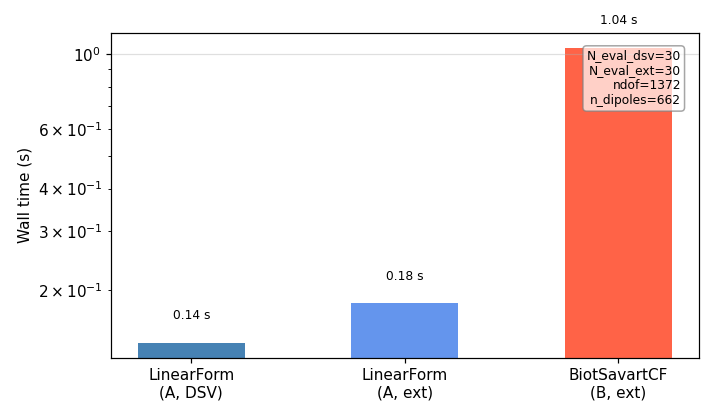

Write the Python code that produced this figure.
"""FMM Biot-Savart benchmark: ngsolve.bem.BiotSavartCF vs LinearForm matrix path.

Compares two methods for evaluating the B field of a designed stream-function
coil at exterior observation points (r > coil bounding sphere):

  (A) LinearForm assembly (current design-matrix path)
      A_matrix @ psi_f  -- the same kernel as _assemble_biot_savart in
      calc_streamfunction.py.  Integrates K = n x grad(psi) analytically
      via a LinearForm for each eval point.  Valid at ANY distance.

  (B) ngsolve.bem.BiotSavartCF -- multipole-accelerated path.
      The surface current K = n x grad(psi) is represented as short elemental
      wire dipoles (one per surface triangle, centroid +/- K hat * eps),
      loaded via BiotSavartCF.AddCurrent.  Valid for eval_pts OUTSIDE the
      expansion sphere that encloses the coil.

      NOTE on BiotSavartCF(order, kappa, center, rad) in NGSolve 6.2.2604:
        This is a SPHERICAL-HARMONIC MULTIPOLE EXPANSION.  Sources (AddCurrent
        segments) must lie INSIDE the sphere (center, rad).  Evaluation at
        points OUTSIDE rad is the valid regime -- inside rad the series diverges
        and returns nan.  For a coil of radius 0.15 m and half-length 0.25 m,
        the bounding sphere radius is ~0.29 m; with the 1.5x safety margin the
        expansion sphere radius is ~0.44 m.  Exterior eval points at r >= 0.60 m
        are safely outside.

      Both paths also include a DSV INTERIOR check (Path A only) to confirm
      the designed coil actually produces the target Gz field inside the DSV.

Workflow:
  1. Mesh generation in subprocess (validation_test/panels/fixtures/
     make_streamfunction_vol.py).
  2. Design via in-process import of calc_streamfunction._build_problem.
  3. Evaluation:
     (A) LinearForm @ psi at DSV interior pts and exterior shell pts.
     (B) BiotSavartCF elemental K-dipoles at exterior shell pts only.
  4. Accuracy + timing table, JSON + timing bar chart.

Writes:
    validation_test/stream_function/demos/demo_fmm_biot_savart.json
                                -- timing + accuracy results
    demo_fmm_biot_savart.png   -- timing bar chart
"""
import argparse
import json
import math
import os
import subprocess
import sys
import tempfile
import time
from pathlib import Path

from _validation_output import validation_output

import numpy as np

HERE = Path(__file__).resolve().parent
REPO = HERE.parents[1]
FIXTURE = REPO / "tests" / "panels" / "fixtures" / "make_streamfunction_vol.py"
CALC = REPO / "src" / "radia" / "panels" / "calc_streamfunction.py"

_MU0_4PI = 1.0e-7


# ---------------------------------------------------------------------------
# Subprocess helper for mesh generation
# ---------------------------------------------------------------------------

def _make_meshes(outdir):
    """Generate coil + eval .vol meshes via the canonical fixture (subprocess)."""
    env = os.environ.copy()
    env["PYTHONIOENCODING"] = "utf-8"
    r = subprocess.run([sys.executable, str(FIXTURE), str(outdir)],
                       capture_output=True, text=True, env=env, timeout=600)
    if r.returncode != 0:
        raise RuntimeError(f"mesh gen failed (rc={r.returncode}):\n{r.stderr[-600:]}")
    coil = os.path.join(outdir, "coil_cyl_surf.vol")
    eval_v = os.path.join(outdir, "eval_dsv.vol")
    if not (os.path.exists(coil) and os.path.exists(eval_v)):
        raise RuntimeError(f"mesh gen did not produce .vol files")
    return coil, eval_v


# ---------------------------------------------------------------------------
# Path A: LinearForm assembly @ psi_full
# ---------------------------------------------------------------------------

def _eval_matrix_path(coil_vol, psi_full, order, eval_pts):
    """Evaluate Bz at eval_pts via the LinearForm matrix path.

    Assembles one LinearForm row per eval point (the _assemble_biot_savart
    kernel) and computes A_row @ psi_full.  Returns (Bz, elapsed_s).

    This is the EXACT surface-current integral valid at ANY point.
    """
    from ngsolve import (Mesh, H1, specialcf, grad, LinearForm, ds,
                         sqrt as ng_sqrt, Cross, x as ng_x, y as ng_y,
                         z as ng_z, TaskManager)

    with TaskManager():
        coil = Mesh(coil_vol)
        fes = H1(coil, order=order, definedon=coil.Boundaries(".*"))
        n = specialcf.normal(3)
        ndof = fes.ndof
        v = fes.TestFunction()

        t0 = time.perf_counter()
        A_row = np.zeros((len(eval_pts), ndof))
        for i, p in enumerate(eval_pts):
            dxt = p[0] - ng_x
            dyt = p[1] - ng_y
            dzt = p[2] - ng_z
            r2 = dxt * dxt + dyt * dyt + dzt * dzt
            r3 = r2 * ng_sqrt(r2)
            Kv = Cross(n, grad(v).Trace())
            # Bz = (K x r)_z = Kx * dy - Ky * dx (with r pointing FROM source TO obs)
            # r = obs - src, Biot-Savart: dB = mu0/(4pi) K x r / r^3 dS
            cross_z = Kv[0] * dyt - Kv[1] * dxt
            Lf = LinearForm(fes)
            Lf += (_MU0_4PI / r3) * cross_z * ds
            Lf.Assemble()
            A_row[i, :] = Lf.vec.FV().NumPy()
        elapsed = time.perf_counter() - t0

    Bz = A_row @ psi_full
    return Bz, elapsed


# ---------------------------------------------------------------------------
# Path B: BiotSavartCF elemental K-dipoles
# ---------------------------------------------------------------------------

def _build_K_dipoles(coil_vol, psi_full, order):
    """Represent surface current K = n x grad(psi) as elemental wire dipoles.

    Each surface triangle -> one short filament at its centroid with length
    eps ~ sqrt(area) and current I = |K_avg| * area / (2 eps).  This is the
    standard wire-approximation of a surface current element used in the
    IH BEM Biot-Savart post-processor.  Returns list of (p1, p2, I) tuples
    where p1, p2 are numpy arrays.
    """
    from ngsolve import (Mesh, H1, specialcf, grad, GridFunction, Cross,
                         Integrate, CF, BND, HDivSurface, TaskManager)

    with TaskManager():
        coil = Mesh(coil_vol)
        fes = H1(coil, order=order, definedon=coil.Boundaries(".*"))
        n = specialcf.normal(3)

        # Recover psi GridFunction
        gfpsi = GridFunction(fes)
        gfpsi.vec.FV().NumPy()[:] = psi_full

        # Project K = n x grad(psi) onto HDivSurface (RT0 surface current)
        fesJ = HDivSurface(coil, order=0)
        gfJ = GridFunction(fesJ)
        gfJ.Set(Cross(n, grad(gfpsi).Trace()),
                definedon=coil.Boundaries(".*"), dual=True)

        # Per-element K averages and areas
        elem_A = Integrate(CF(1), coil, VOL_or_BND=BND, element_wise=True)
        elem_Jx = Integrate(gfJ[0], coil, VOL_or_BND=BND, element_wise=True)
        elem_Jy = Integrate(gfJ[1], coil, VOL_or_BND=BND, element_wise=True)
        elem_Jz = Integrate(gfJ[2], coil, VOL_or_BND=BND, element_wise=True)

    dipoles = []
    for el in coil.Elements(BND):
        area = abs(float(elem_A[el.nr]))
        if area < 1e-30:
            continue
        Jvec = np.array([float(elem_Jx[el.nr]),
                         float(elem_Jy[el.nr]),
                         float(elem_Jz[el.nr])]) / area
        J_mag = np.linalg.norm(Jvec)
        if J_mag < 1e-30:
            continue

        verts = [coil.vertices[v.nr].point for v in el.vertices]
        centroid = np.mean([(v[0], v[1], v[2]) for v in verts], axis=0)

        eps = math.sqrt(area) * 0.5
        J_hat = Jvec / J_mag
        p1 = centroid - eps * J_hat
        p2 = centroid + eps * J_hat
        I_fil = J_mag * area / (2.0 * eps)

        dipoles.append((p1, p2, I_fil))

    return dipoles


def _eval_bem_path(dipoles, eval_pts, order=8):
    """Evaluate Bz at eval_pts using ngsolve.bem.BiotSavartCF.

    Loads elemental K-dipoles as AddCurrent segments and evaluates via
    the spherical-harmonic multipole expansion.

    Returns (Bz, elapsed_s, expansion_rad).

    Valid ONLY for eval_pts with distance from expansion center > expansion_rad.
    Points inside return nan.
    """
    from ngsolve import Mesh, H1, GridFunction, TaskManager
    from ngsolve.bem import BiotSavartCF
    from ngsolve.bla import Vec3D
    from netgen.occ import Pnt, OCCGeometry, Sphere

    MU0 = 4.0e-7 * math.pi

    # Expansion sphere: enclose all dipole source points.
    all_pts = np.array([pt for (p1, p2, _) in dipoles for pt in (p1, p2)])
    center_xyz = all_pts.mean(axis=0)
    dists = np.linalg.norm(all_pts - center_xyz[np.newaxis, :], axis=1)
    # Standard safety margin: 1.5x the source bounding radius.
    rad = float(np.max(dists)) * 1.5 + 1e-6

    eval_arr = np.asarray(eval_pts, float)
    eval_dists = np.linalg.norm(eval_arr - center_xyz[np.newaxis, :], axis=1)
    n_inside = int(np.sum(eval_dists < rad))
    if n_inside > 0:
        print(f"    WARNING: {n_inside}/{len(eval_arr)} eval pts INSIDE "
              f"expansion sphere (rad={rad:.3f} m from center) -- nan expected.")

    t0 = time.perf_counter()
    bs = BiotSavartCF(order=order, kappa=1e-10,
                      center=Vec3D(*center_xyz.tolist()), rad=rad)
    for p1, p2, I in dipoles:
        bs.AddCurrent(Vec3D(*p1.tolist()), Vec3D(*p2.tolist()), complex(I))

    # BiotSavartCF returns H [A/m]; B = mu0 * H.
    # Evaluate via GridFunction.Set on a thin spherical shell mesh that
    # encloses the eval_pts.  Using a shell (not a filled box) reduces
    # the mesh size dramatically and avoids the slow 3D box meshing.
    eval_R = float(np.max(np.linalg.norm(eval_arr, axis=1))) * 1.05
    shell_outer = Sphere(Pnt(0, 0, 0), eval_R + 0.05)
    shell_inner = Sphere(Pnt(0, 0, 0), eval_R - 0.05)
    shell_geom = shell_outer - shell_inner

    with TaskManager():
        ng_shell = OCCGeometry(shell_geom).GenerateMesh(maxh=0.15)

    from ngsolve import Mesh as NGMesh, H1 as NGH1, GridFunction as NGGF
    shell_mesh = NGMesh(ng_shell)
    fes_sh = NGH1(shell_mesh, order=1, complex=True)
    gf_Bz = NGGF(fes_sh)

    with TaskManager():
        gf_Bz.Set((MU0 * bs)[2])

    Bz = np.empty(len(eval_arr))
    for i, p in enumerate(eval_arr):
        mp = shell_mesh(p[0], p[1], p[2])
        val = gf_Bz(mp)
        Bz[i] = float(val.real) if hasattr(val, "real") else float(val)

    elapsed = time.perf_counter() - t0
    return Bz, elapsed, rad


# ---------------------------------------------------------------------------
# Plotting
# ---------------------------------------------------------------------------

def _plot(result, png):
    """Timing bar chart (no in-figure title per lab convention)."""
    try:
        import matplotlib
        matplotlib.use("Agg")
        import matplotlib.pyplot as plt
        plt.rcParams["pdf.fonttype"] = 42
    except ImportError:
        print("(matplotlib not available; skipping plot)")
        return

    labels = ["LinearForm\n(A, DSV)", "LinearForm\n(A, ext)", "BiotSavartCF\n(B, ext)"]
    times = [result["t_linear_form_dsv_s"],
             result["t_linear_form_ext_s"],
             result["t_bem_exterior_s"]]

    fig, ax = plt.subplots(figsize=(6.5, 3.8))
    colors = ["steelblue", "cornflowerblue", "tomato"]
    bars = ax.bar(labels, times, color=colors, width=0.5)
    ax.set_ylabel("Wall time (s)")
    ax.set_yscale("log")
    for bar, t in zip(bars, times):
        if t > 0:
            ax.text(bar.get_x() + bar.get_width() / 2, t * 1.15,
                    f"{t:.2f} s", ha="center", va="bottom", fontsize=8)
    ax.text(0.97, 0.95,
            f"N_eval_dsv={result['n_eval_dsv']}\n"
            f"N_eval_ext={result['n_eval_ext']}\n"
            f"ndof={result['coil']['ndof']}\n"
            f"n_dipoles={result['n_dipoles']}",
            transform=ax.transAxes, ha="right", va="top", fontsize=8,
            bbox=dict(boxstyle="round,pad=0.3", fc="white", ec="gray", alpha=0.7))
    ax.grid(axis="y", alpha=0.4)
    fig.tight_layout()
    fig.savefig(png, dpi=110)
    plt.close(fig)
    print(f"Saved plot: {Path(png).name}")


# ---------------------------------------------------------------------------
# Main
# ---------------------------------------------------------------------------

def main():
    ap = argparse.ArgumentParser(
        description="Benchmark: LinearForm vs BiotSavartCF for SF coil Bz.")
    ap.add_argument("--order", type=int, default=2,
                    help="psi FE order (default 2)")
    ap.add_argument("--n-eval-dsv", type=int, default=60,
                    help="evaluation points inside DSV for Path A (default 60)")
    ap.add_argument("--n-eval-ext", type=int, default=60,
                    help="exterior eval points for both paths (default 60)")
    ap.add_argument("--ext-radius", type=float, default=0.60,
                    help="exterior shell radius [m]. Must be outside the "
                         "BiotSavartCF expansion sphere (~0.44 m for this coil). "
                         "(default 0.60)")
    ap.add_argument("--bem-order", type=int, default=8,
                    help="BiotSavartCF multipole order (default 8)")
    ap.add_argument("--outdir", type=str, default=None,
                    help="output directory for temp mesh files (default: temp, cleaned)")
    args = ap.parse_args()

    # ---- mesh generation (subprocess) -------------------------------------
    own_tmpdir = args.outdir is None
    if own_tmpdir:
        tmpdir_obj = tempfile.TemporaryDirectory(prefix="demo_fmm_")
        tmpdir = tmpdir_obj.name
    else:
        tmpdir = args.outdir
        os.makedirs(tmpdir, exist_ok=True)

    print("Generating coil + eval meshes via fixture (subprocess)...")
    t_mesh0 = time.perf_counter()
    coil_vol, eval_vol = _make_meshes(tmpdir)
    t_mesh = time.perf_counter() - t_mesh0
    print(f"  coil_vol: {Path(coil_vol).name}  eval_vol: {Path(eval_vol).name}")
    print(f"  t_mesh = {t_mesh:.1f} s")

    # ---- in-process design via calc_streamfunction import -----------------
    print(f"\nBuilding design problem (Gz coil, order={args.order})...")
    from ngsolve import Mesh, H1, specialcf, TaskManager, GridFunction
    from radia.panels import calc_streamfunction as CS

    class _A:
        pass

    sf = _A()
    sf.coil_vol = coil_vol
    sf.eval_vol = eval_vol
    sf.target_cf = "z"
    sf.target_harmonic = ""
    sf._harmonic_terms = None
    sf.order = args.order
    sf.regularize = "h1"
    sf.alpha = 0.0
    sf.confine = "off"
    sf.eval_max = 400

    t_build0 = time.perf_counter()
    with TaskManager():
        P = CS._build_problem(sf)
        psi_f, _, homo = CS._solve_and_metrics(P, 0.0)
    psi_full = P["R"] @ psi_f
    t_build = time.perf_counter() - t_build0
    ndof = int(P["fes"].ndof)
    print(f"  ndof={ndof}, homogeneity_rms={homo:.3e}, t_build={t_build:.1f} s")

    # ---- evaluation points ------------------------------------------------
    dsv_mesh = Mesh(eval_vol)
    dsv_pts_all = np.array([list(v.point) for v in dsv_mesh.vertices])
    rng = np.random.default_rng(42)
    idx = rng.choice(len(dsv_pts_all),
                     size=min(args.n_eval_dsv, len(dsv_pts_all)), replace=False)
    dsv_pts = dsv_pts_all[idx]

    R_ext = args.ext_radius
    n_ext = args.n_eval_ext
    golden = (1.0 + math.sqrt(5.0)) / 2.0
    i_arr = np.arange(n_ext)
    theta = np.arccos(1.0 - 2.0 * (i_arr + 0.5) / n_ext)
    phi = 2.0 * math.pi * i_arr / golden
    ext_pts = R_ext * np.column_stack([
        np.sin(theta) * np.cos(phi),
        np.sin(theta) * np.sin(phi),
        np.cos(theta)])

    print(f"\nEvaluation: {len(dsv_pts)} DSV interior pts + "
          f"{len(ext_pts)} exterior shell pts (R={R_ext:.2f} m)")

    # ---- Path A: LinearForm @ psi at DSV interior -------------------------
    print("\n(A) LinearForm at DSV interior pts...")
    Bz_A_dsv, t_A_dsv = _eval_matrix_path(coil_vol, psi_full, args.order, dsv_pts)
    bz_rms_dsv = float(np.sqrt(np.mean(Bz_A_dsv ** 2)))
    print(f"    Bz_rms(DSV)={bz_rms_dsv:.3e} T   t={t_A_dsv:.2f} s")

    # ---- Path A: LinearForm @ psi at exterior shell -----------------------
    print("\n(A) LinearForm at exterior shell pts...")
    Bz_A_ext, t_A_ext = _eval_matrix_path(coil_vol, psi_full, args.order, ext_pts)
    bz_rms_ext_A = float(np.sqrt(np.mean(Bz_A_ext ** 2)))
    print(f"    Bz_rms(ext)={bz_rms_ext_A:.3e} T   t={t_A_ext:.2f} s")

    # ---- Build elemental K-dipoles for Path B -----------------------------
    print("\nBuilding elemental K-dipoles from psi (for BiotSavartCF)...")
    t_dip0 = time.perf_counter()
    dipoles = _build_K_dipoles(coil_vol, psi_full, args.order)
    t_dip = time.perf_counter() - t_dip0
    print(f"  n_dipoles={len(dipoles)}  t_build_dipoles={t_dip:.2f} s")

    # ---- Path B: BiotSavartCF at exterior shell ---------------------------
    print(f"\n(B) BiotSavartCF (ngsolve.bem, order={args.bem_order}) at exterior shell...")
    if len(dipoles) < 2:
        print("    No dipoles -- skipping BiotSavartCF")
        Bz_B_ext = np.full(len(ext_pts), float("nan"))
        t_B_ext = 0.0
        rad_exp = float("nan")
    else:
        Bz_B_ext, t_B_ext, rad_exp = _eval_bem_path(
            dipoles, ext_pts, order=args.bem_order)
        print(f"    expansion_rad={rad_exp:.3f} m  (eval R={R_ext:.2f} > {rad_exp:.3f}? "
              f"{'YES -- exterior OK' if R_ext > rad_exp else 'NO -- inside sphere!'})")

    valid = ~np.isnan(Bz_B_ext)
    if valid.any():
        bz_rms_ext_B = float(np.sqrt(np.mean(Bz_B_ext[valid] ** 2)))
        print(f"    Bz_rms(ext)={bz_rms_ext_B:.3e} T   t={t_B_ext:.2f} s")
    else:
        bz_rms_ext_B = float("nan")
        print(f"    All nan  t={t_B_ext:.2f} s")

    # ---- relative error A vs B at exterior --------------------------------
    if valid.any() and np.linalg.norm(Bz_A_ext[valid]) > 1e-30:
        rel_err_ext = float(
            np.linalg.norm(Bz_A_ext[valid] - Bz_B_ext[valid])
            / np.linalg.norm(Bz_A_ext[valid]))
    else:
        rel_err_ext = float("nan")

    # ---- summary table ----------------------------------------------------
    print()
    print("=== Biot-Savart methods (Gz coil, order=%d, ndof=%d) ===" % (args.order, ndof))
    print("    N_eval_dsv=%d (interior),  N_eval_ext=%d (exterior R=%.2f m)"
          % (len(dsv_pts), len(ext_pts), R_ext))
    print("  (A) LinearForm (DSV interior)     : t=%6.2f s   Bz_rms=%9.2e T"
          % (t_A_dsv, bz_rms_dsv))
    print("  (A) LinearForm (exterior shell)   : t=%6.2f s   Bz_rms=%9.2e T"
          % (t_A_ext, bz_rms_ext_A))
    if not math.isnan(bz_rms_ext_B):
        print("  (B) BiotSavartCF (exterior shell) : t=%6.2f s   Bz_rms=%9.2e T"
              "  rel_err=%.2e" % (t_B_ext, bz_rms_ext_B, rel_err_ext))
    else:
        print("  (B) BiotSavartCF (exterior shell) : t=%6.2f s   Bz_rms=nan"
              % t_B_ext)

    # ---- save results -----------------------------------------------------
    out_json = validation_output("demo_fmm_biot_savart.json")
    out_png = HERE / "demo_fmm_biot_savart.png"

    result = {
        "coil": {"radius_m": 0.15, "length_m": 0.50,
                 "ndof": ndof, "order": args.order},
        "design": {"target_cf": "z", "homogeneity_rms": homo,
                   "t_build_s": round(t_build, 2)},
        "n_eval_dsv": int(len(dsv_pts)),
        "n_eval_ext": int(len(ext_pts)),
        "ext_radius_m": R_ext,
        "n_dipoles": len(dipoles),
        "expansion_rad_m": rad_exp if not math.isnan(rad_exp) else None,
        "t_mesh_s": round(t_mesh, 2),
        "t_build_dipoles_s": round(t_dip, 3),
        "t_linear_form_dsv_s": round(t_A_dsv, 3),
        "t_linear_form_ext_s": round(t_A_ext, 3),
        "t_bem_exterior_s": round(t_B_ext, 3),
        "Bz_rms_dsv_A": bz_rms_dsv,
        "Bz_rms_ext_A": bz_rms_ext_A,
        "Bz_rms_ext_B": bz_rms_ext_B,
        "rel_err_ext_A_vs_B": rel_err_ext,
        "note": (
            "Path A uses continuous surface K = n x grad(psi) via LinearForm. "
            "Path B uses per-triangle elemental K-dipoles (same source, different "
            "discretisation) via BiotSavartCF multipole expansion. "
            "Relative error measures the dipole discretisation error vs the "
            "continuous-K LinearForm reference."
        ),
    }

    with open(out_json, "w") as f:
        json.dump(result, f, indent=2, allow_nan=False)
    print(f"\nSaved {out_json.name} + {out_png.name}")

    _plot(result, str(out_png))

    if own_tmpdir:
        try:
            tmpdir_obj.cleanup()
        except Exception:
            pass


if __name__ == "__main__":
    main()
